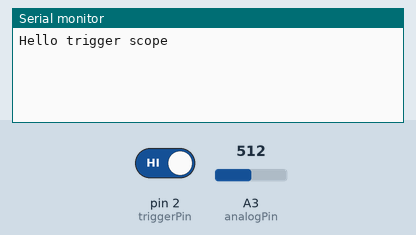
A sketch run on a simulated Arduino Uno, built with avr-gcc and run on an emulated ATmega328P. Parts: the last lines printed to the serial monitor. The inputs (shaded band) are chosen by the test bench; at power-on: pin 2 (triggerPin) HIGH, A3 (analogPin) = 512.

Above: at 1.2 s.
1.3 s: pin 2 (triggerPin) driven LOW
At 1.9 s:
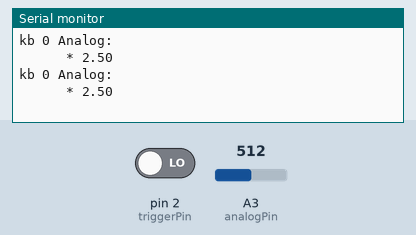
2.8 s: A3 (analogPin) set to 716
At 3.3 s:
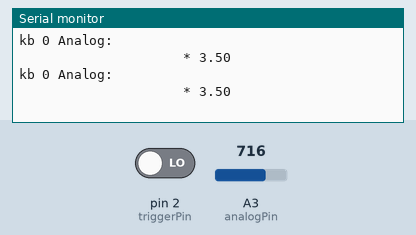

Measured:
- after the input at 1.3 s, the serial monitor: prints a new line at once (image 1)
- after the input at 2.8 s, the serial monitor: prints a new line at once (image 2)

The sketch:

scope.ino
```cpp
// Silly little oscilloscope.

// potentiometer wiper (middle terminal) connected to analog pin 3
// outside leads to ground and +5V
int analogPin = A3;
// Pin to trigger
const int triggerPin = 2;

int trigger = 0;
int val = 0;  // variable to store the value read
int shouldRead = 0;
int ones = 0;

void setup() {
  pinMode(triggerPin, INPUT);

  Serial.begin(1000000);
  Serial.println("Hello trigger scope");
}

void loop() {
  trigger = digitalRead(triggerPin);
  if (!shouldRead && trigger == LOW) {
    Serial.println("triggered");
    shouldRead = 1;
    ones = 0;
  }
  if (shouldRead) {
    Serial.print("kb "); Serial.print(trigger); Serial.print(" Analog: ");
  }
  if (shouldRead && trigger == HIGH) {
    // Stop reading after 30 ones in a row.
    ones++;
    if (ones == 300) {
      Serial.println("untriggered");
      shouldRead = 0;
    }
  }
  if (shouldRead) {
    // read the analog port
    // send back to the result as an appropriately formatted string
    val = analogRead(analogPin);  // read the input pin

    // Scale to 80 chars wide, assuming a 10bit A/D
    int width = 80 * (val / 1024.0);
    for (int x = 0; x < width; ++x) {
      Serial.print(" ");
    }
    Serial.print("* ");
    Serial.println(5.0*val/1024);          // debug value
  }
}
```
